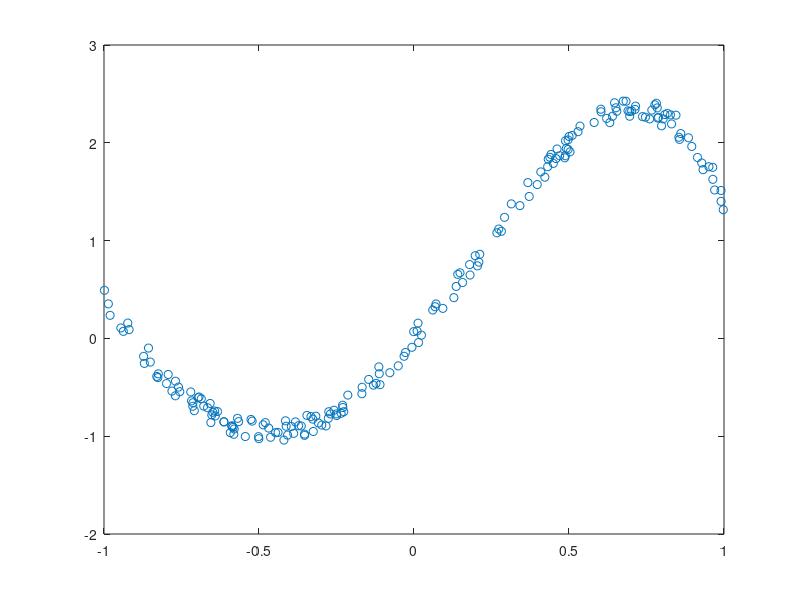

MATLAB code for this plot:
clear;
%% DANE zadanie 1:
data = importdata("danestat43.txt");

%% A
u = data(:,1);
uucz = u(1:2:end);
uwer=u(2:2:end);

y = data(:,2);
yucz = y(1:2:end);
ywer=y(2:2:end);

sz = size(u, 1)/2;

% wykres
dane = plot(u, y, 'o');
% dane = plot(Uucz, Yucz, 'o')
% dane = plot(Uwer, Ywer, 'o')
% ylabel("y", 'Rotation', pi/2);
% xlabel("u")
% hold on;
% grid on;


%% B

Mucz = [uucz, ones(sz, 1)];
Mwer = [uwer, ones(sz, 1)];
w = Mucz\yucz;
a1 = w(1); a0 = w(2);
Ymoducz = Mucz * w;
Ymodwer = Mwer * w;
Eucz = (Ymoducz - yucz)' * (Ymoducz - yucz);
Ewer = (Ymodwer - ywer)' * (Ymodwer - ywer);

% wykres
% wykd = plot(uucz, yucz, 'o' );
% hold on;
% grid on;
% mod = plot(uucz, Ymoducz, 'o', Color='red');
% hold on;
% legend([wykd, mod], 'dane uczące', 'wyjście modelu', 'location', 'SouthEast');
% 
% x = (-1:1);
% plot(x, a0 + a1*x)

%% C

N = 7; % stopień wielomianu
Mzeros = zeros(sz, N+1);
Mu = Mzeros;
Mu(:,1) = ones(sz, 1); Mw(:,1) = ones(sz, 1);
Mu(:,2) = uucz; Mw(:,2) = uwer;
for n=2:N
    Mu(:,n+1) = uucz.^n;
    Mw(:,n+1) = uwer.^n;
end

wpoly = Mu\yucz;

YmodPolyucz = Mu * wpoly;
YmodPolywer = Mw * wpoly;

Eu = (YmodPolyucz - yucz)' * (YmodPolyucz - yucz);
Ew = (YmodPolywer - ywer)' * (YmodPolywer - ywer);

% wykres
%uczące:
% wykd = plot(uucz, yucz, 'o' );
% hold on;
% grid on;
% mod = plot(uucz, YmodPolyucz, 'o', Color='red');
% hold on;
% title(strcat('Błąd=', string(Eu)));
% legend([wykd, mod], 'dane uczące', 'wyjście modelu', 'location', 'SouthEast');
%weryfikujące:
% wykd = plot(uwer, ywer, 'o' );
% hold on;
% grid on;
% mod = plot(uwer, YmodPolywer, 'o', Color='red');
% hold on;
% title(strcat('Błąd=', string(Ew)));
% legend([wykd, mod], 'dane weryfikujace', 'wyjście modelu', 'location', 'SouthEast');




